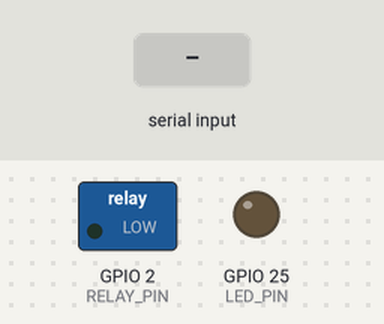
The sketch below on a simulated ESP32. Shown: switched loads named in the sketch (green lamp = pin HIGH), output pins drawn as LEDs (lit = HIGH). Dashed ring = blinking. The test bench sets the inputs (shaded band). What the sketch prints to the serial monitor is not drawn.

Above: at 2.2 s.
2.3 s: "pintu=BUKA\n" received over Serial
At 2.45 s:
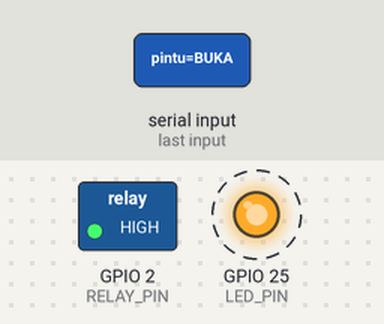
5.3 s: "pintu=TUTUP\n" received over Serial
At 6.3 s:
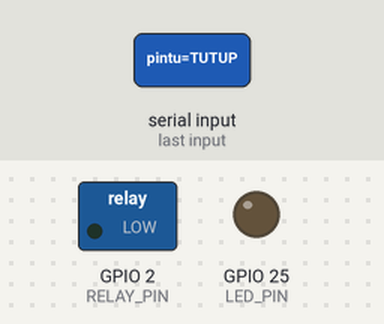
6.8 s: "test=LED\n" received over Serial
At 7.6 s:
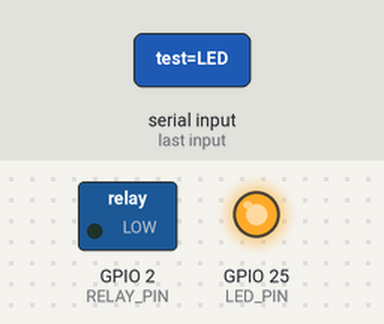
Timing chart, 0 to 9.8 s (numbered marks = the images above; inputs shaded):
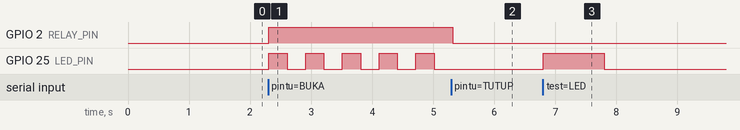

The sketch:

testbukapintu_serial_usb.ino
```cpp
// =============================================================
// ESP32 DOOR CONTROL SYSTEM - USB SERIAL VERSION
// =============================================================
// Fitur:
//   - Terima pesan dari USB Serial (bukan MQTT)
//   - Kontrol LED (pin 25) dan Relay (pin 2)
//   - Kecepatan: INSTANT (tidak perlu broker)
//
// Koneksi Hardware:
//   - LED       → GPIO 25 (LED biru/merah)
//   - Relay     → GPIO 2  (Relay untuk buzzer/solenoid)
//   - USB       → Serial (untuk komunikasi dengan PC)
//
// Kecepatan Serial: 115200 baud
// =============================================================

// ============================================================
// KONFIGURASI PIN
// ============================================================
const int LED_PIN = 25;                      // Pin LED
const int RELAY_PIN = 2;                     // Pin Relay (buzzer/solenoid)

// ============================================================
// SETUP
// ============================================================
void setup() {
  // Inisialisasi Serial Monitor (USB)
  Serial.begin(115200);
  delay(1000);

  Serial.println();
  Serial.println("╔═══════════════════════════════════════════════════╗");
  Serial.println("║   ESP32 DOOR CONTROL SYSTEM - USB SERIAL VERSION ║");
  Serial.println("╚═══════════════════════════════════════════════════╝");

  // Setup PIN
  pinMode(LED_PIN, OUTPUT);
  pinMode(RELAY_PIN, OUTPUT);

  // Matikan semua output di awal
  digitalWrite(LED_PIN, LOW);
  digitalWrite(RELAY_PIN, LOW);

  Serial.println("✅ PIN Setup: LED (GPIO 25) dan RELAY (GPIO 2)");
  Serial.println();
  Serial.println("📊 Konfigurasi:");
  Serial.println("   Mode: USB Serial (115200 baud)");
  Serial.println("   Siap menerima pesan via Serial");
  Serial.println();
  Serial.println("Pesan yang diterima:");
  Serial.println("   pintu=BUKA      → LED ON, Relay ON (10 detik)");
  Serial.println("   pintu=TUTUP     → LED OFF, Relay OFF");
  Serial.println("   test=LED        → LED blink 1x");
  Serial.println("   test=RELAY      → Relay ON 2 detik");
  Serial.println();
  Serial.println("─────────────────────────────────────────────────");
  Serial.println();
}

// ============================================================
// LOOP
// ============================================================
void loop() {
  // Cek apakah ada data dari Serial (USB)
  if (Serial.available() > 0) {
    String message = Serial.readStringUntil('\n');
    message.trim();  // Hapus whitespace

    // Debug: tampilkan pesan yang diterima
    Serial.print("📡 Terima: ");
    Serial.println(message);

    // ========================================================
    // KONDISI 1: BUKA PINTU
    // ========================================================
    if (message == "pintu=BUKA") {
      Serial.println("🔓 BUKA PINTU!");
      Serial.println("💡 LED berkedip + 📣 RELAY terus bunyi (10 detik)");

      // Waktu mulai dan durasi
      unsigned long startTime = millis();
      unsigned long duration = 10000;  // 10 detik
      unsigned long blinkInterval = 300;  // Kedip setiap 300ms
      unsigned long lastBlink = 0;
      boolean ledState = LOW;

      // Loop selama 10 detik
      while (millis() - startTime < duration) {
        // ========================
        // LED BERKEDIP (300ms)
        // ========================
        if (millis() - lastBlink >= blinkInterval) {
          ledState = !ledState;  // Toggle LED
          digitalWrite(LED_PIN, ledState);
          lastBlink = millis();

          if (ledState == HIGH) {
            Serial.print(".");  // Tanda kedip
          }
        }

        // ========================
        // RELAY TERUS BUNYI
        // ========================
        digitalWrite(RELAY_PIN, HIGH);

        // Check serial input (jika ada TUTUP command sebelum 10 detik)
        if (Serial.available() > 0) {
          String earlyCmd = Serial.readStringUntil('\n');
          earlyCmd.trim();
          if (earlyCmd == "pintu=TUTUP") {
            Serial.println("\n⚠️  TUTUP PINTU MANUAL!");
            digitalWrite(LED_PIN, LOW);
            digitalWrite(RELAY_PIN, LOW);
            Serial.println("✅ SELESAI (TUTUP MANUAL)");
            break;  // Keluar dari loop
          }
        }

        delay(50);  // Delay kecil untuk prevent watchdog
      }

      // Matikan LED dan Relay setelah 10 detik
      digitalWrite(LED_PIN, LOW);
      digitalWrite(RELAY_PIN, LOW);
      Serial.println("\n💡 LED OFF");
      Serial.println("📣 RELAY OFF");
      Serial.println("✅ SELESAI (Auto-close 10 detik)");
    }

    // ========================================================
    // KONDISI 2: TUTUP PINTU (IMMEDIATE)
    // ========================================================
    else if (message == "pintu=TUTUP") {
      Serial.println("🔒 TUTUP PINTU!");

      // Matikan LED dan Relay
      digitalWrite(LED_PIN, LOW);
      digitalWrite(RELAY_PIN, LOW);
      Serial.println("💡 LED OFF");
      Serial.println("📣 RELAY OFF");
      Serial.println("✅ SELESAI");
    }

    // ========================================================
    // KONDISI 3: TEST LED
    // ========================================================
    else if (message == "test=LED") {
      Serial.println("🧪 Test LED...");
      digitalWrite(LED_PIN, HIGH);
      delay(1000);
      digitalWrite(LED_PIN, LOW);
      Serial.println("✅ Test LED selesai");
    }

    // ========================================================
    // KONDISI 4: TEST RELAY
    // ========================================================
    else if (message == "test=RELAY") {
      Serial.println("🧪 Test RELAY...");
      digitalWrite(RELAY_PIN, HIGH);
      delay(2000);
      digitalWrite(RELAY_PIN, LOW);
      Serial.println("✅ Test RELAY selesai");
    }

    // ========================================================
    // STATUS LED & RELAY
    // ========================================================
    else if (message == "status") {
      Serial.println("📊 STATUS:");
      Serial.print("   LED: ");
      Serial.println(digitalRead(LED_PIN) ? "ON 💡" : "OFF");
      Serial.print("   RELAY: ");
      Serial.println(digitalRead(RELAY_PIN) ? "ON 📣" : "OFF");
    }

    // ========================================================
    // PESAN TIDAK DIKENAL
    // ========================================================
    else {
      Serial.print("❌ Pesan tidak dikenal: ");
      Serial.println(message);
      Serial.println("Gunakan: pintu=BUKA, pintu=TUTUP, test=LED, test=RELAY, status");
    }

    Serial.println();  // Blank line untuk readability
  }

  delay(10);  // Debounce
}

// =============================================================
// CATATAN INSTALASI:
// =============================================================
// 1. Upload sketch ini ke ESP32
// 2. Hubungkan ESP32 ke PC via USB
// 3. Buka Serial Monitor (115200 baud)
// 4. Kirim pesan:
//    - Ketik: pintu=BUKA
//    - Tekan: Enter
//    - LED dan Relay akan hidup 10 detik
//
// =============================================================
// KOMUNIKASI DENGAN PYTHON (Flask):
// =============================================================
// Gunakan library: pyserial
//
// import serial
// import time
//
// # Connect ke USB/Serial
// ser = serial.Serial('COM3', 115200, timeout=1)
// time.sleep(2)
//
// # Kirim pesan
// ser.write(b'pintu=BUKA\n')
//
// # Baca response
// response = ser.readline().decode('utf-8').strip()
// print(response)
//
// ser.close()
//
// =============================================================
// KONEKSI PIN HARDWARE:
// =============================================================
// ESP32      →  LED (Katode)
// GPIO 25    →  LED+ (Anoda via resistor 220Ω ke 5V/3.3V)
// GND        →  LED-
//
// ESP32      →  Relay
// GPIO 2     →  IN (Signal)
// 5V         →  VCC (+ Relay) - GUNAKAN POWER EKSTERNAL!
// GND        →  GND (- Relay)
//
// Relay OUT  →  Buzzer/Solenoid Lock
// =============================================================
```

Measured:
- after the input at 2.3 s, GPIO 2 (RELAY_PIN): LOW → HIGH at once; GPIO 25 (LED_PIN): alternates HIGH for 0.30 s and LOW for 0.30 s, starting at once
- after the input at 5.3 s, GPIO 2 (RELAY_PIN): HIGH → LOW at once; GPIO 25 (LED_PIN): stops changing and stays LOW
- after the input at 6.8 s, GPIO 25 (LED_PIN): LOW → HIGH at once, → LOW 1.0 s later
